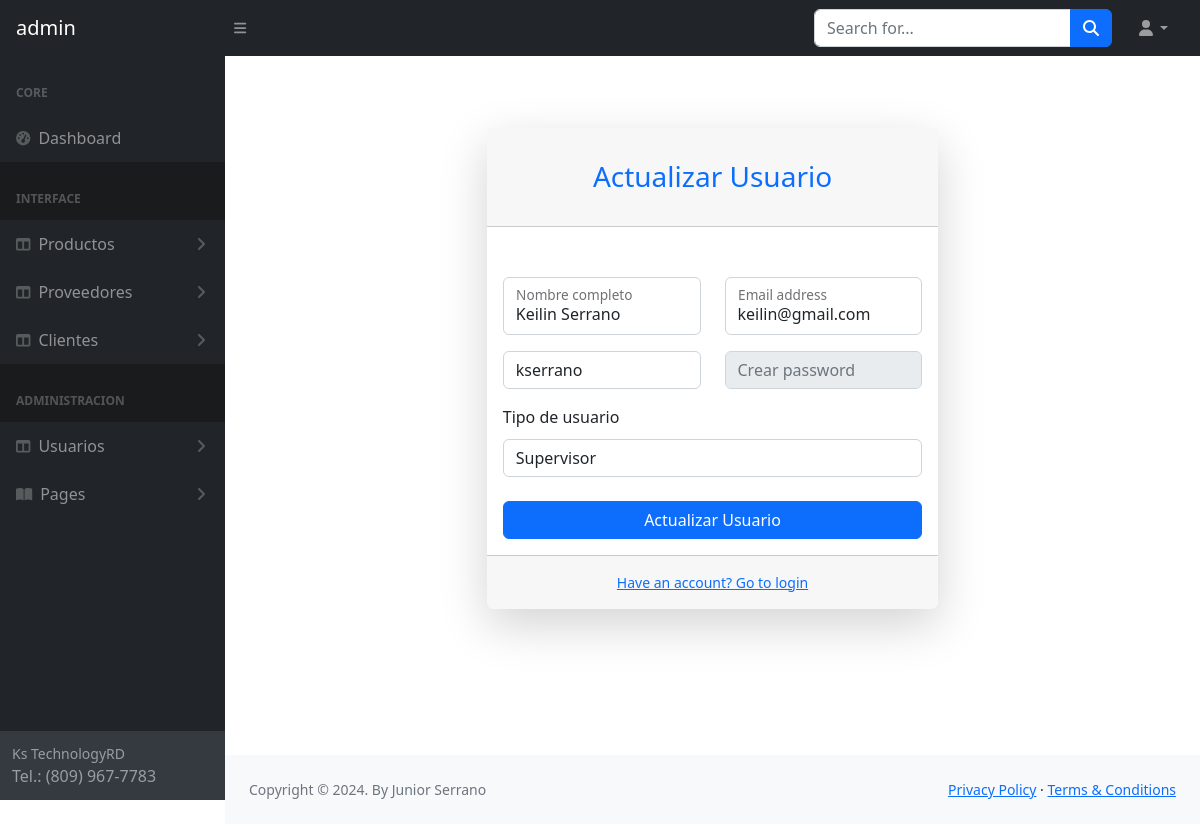
The page /sistema/editar_usuario.php?id=4 (signed in) on the database its author committed.
### tables this page shows
CREATE TABLE `usuario` (
  `idusuario` int(11) NOT NULL,
  `nombre` varchar(50) DEFAULT NULL,
  `correo` varchar(100) DEFAULT NULL,
  `usuario` varchar(15) DEFAULT NULL,
  `clave` varchar(100) DEFAULT NULL,
  `rol` int(11) DEFAULT NULL
);

CREATE TABLE `rol` (
  `idrol` int(11) NOT NULL,
  `rol` varchar(20) DEFAULT NULL
);

### sistema/editar_usuario.php (the view, shortened to what this page needs)
<?php
    $idUser = $_GET['id'];
    include('../conexion.php');
    $sql = mysqli_query($conn,"SELECT u.idusuario, u.nombre, u.correo, u.usuario, (u.rol) as idrol, (r.rol) as rol
                             FROM usuario u
                             INNER JOIN rol r on u.rol = r.idrol
                             WHERE idusuario = $idUser");
    $result_sql = mysqli_num_rows($sql);
    if ($result_sql==0) {
        header('location: lista_usuario.php');
    } else {
        $option = '';
        while ( $data = mysqli_fetch_array($sql)) {
            $nombre     = $data['nombre'];
            $correo     = $data['correo'];
            $usuario    = $data['usuario'];
            $idrol      = $data['idrol'];
            $rol        = $data['rol'];
            if ($idrol == 1) {
                 $option =   '<option value="' . $idrol . '" select>' . $rol . '</option>';
            } else if ( $idrol == 2) {
                 $option =   '<option value="' . $idrol . '" select>' . $rol . '</option>';
            } else if ( $idrol == 3) {
                 $option =   '<option value="' . $idrol . '" select>' . $rol . '</option>';
            }
        }
    }
    ?>
<!DOCTYPE html>
<html lang="en">
<?php include('includes/header.php') ?>
    <body class="sb-nav-fixed">
     <?php include('includes/nabvar.php') ?>
        <div id="layoutSidenav">
            <?php include('includes/sidebar.php') ?>
            <div id="layoutSidenav_content">
                <main>
                    <div class="container-fluid px-4">
                        <div class="row justify-content-center">
                            <div class="col-lg-6" style="margin-bottom: 25px;">
                                <div class="card shadow-lg border-0 rounded-lg mt-5">
                                    <div class="card-header"><h3 class="text-center font-weight-light my-4 text-primary">Actualizar Usuario</h3></div>
                                    <div class="card-body">
                                    <div class="alert"><?php echo isset($alert) ? $alert : '';  ?></div>
                                        <form action="" method="post">
                                            <div class="row mb-3">
                                                <div class="col-md-6">
                                                    <div class="form-floating mb-3 mb-md-0">
                                                        <input class="form-control" name="nombre" id="nombre" value="<?php echo $nombre ?>" type="text" placeholder="Nombre completo" />
                                                        <label for="nombre">Nombre completo</label>
                                                    </div>
                                                </div>
                                                <div class="col-md-6">
                                                    <div class="form-floating">
                                                    <input class="form-control" name="correo" id="correo" value="<?php echo $correo ?>"type="email" placeholder="name@example.com" />
                                                    <label for="correo">Email address</label>
                                                    </div>
                                                </div>
                                            </div>
                                            <div class="row mb-3">
                                                <div class="col-md-6">
                                                    <input class="form-control" name="usuario" id="usuario" value="<?php echo $usuario ?>" type="text" placeholder="Usuario" />
                                                </div>
                                                <div class="col-md-6">
                                                     <input class="form-control" name="clave" id="clave" type="password" placeholder="Crear password" disabled />
                                                 </div>
                                            </div>
                                            <div class="mb-7" style="margin-bottom: 10px;">
                                                <label>Tipo de usuario</label>
                                            </div>
                                                    <select name="rol" id="rol" class="form-control notItemOne">
                                                    <?php
                                                        echo $option;
                                                        ?>
                                                    </select>
                                            <div class="mt-4 mb-0">
                                                <div class="d-grid">
                                                    <button type="submit" class="btn btn-primary btn-block">Actualizar Usuario</button>
                                                </div>
                                            </div>
                                        </form>
                                    </div>
                                    <div class="card-footer text-center py-3">
                                        <div class="small"><a href="login.html">Have an account? Go to login</a></div>
                                    </div>
                                </div>
                            </div>
                        </div>
                    </div>
                </main>
                <?php include('includes/footer.php')?>
            </div>
        </div>
    </body>
</html>

### sistema/includes/header.php (style rules this page uses)
.notItemOne option:first-child { display: none; }

### rows shown on the page
usuario: nombre "Keilin Serrano", correo "keilin@gmail.com", usuario "kserrano", rol "Supervisor"

### other values the page prints
$_SESSION['usuario'] "admin"
